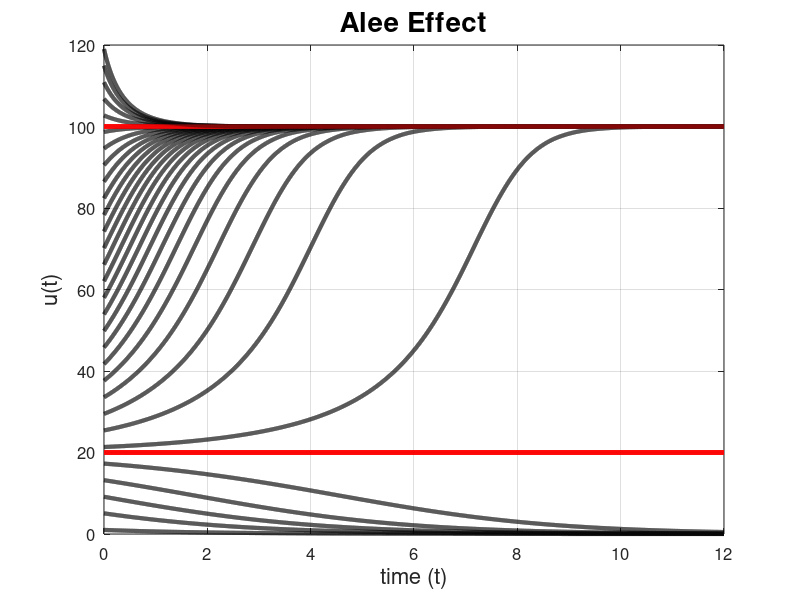

Write the MATLAB code that produced this figure.
%% Alee Effect
close all; clear; clc

% Discretize time
N     = 1e4; 
t_0   = 0;
t_end = 12;
t     = linspace(t_0, t_end, N);

% For loop over initial condition
u0_vec = linspace(1,119,30);
for i = 1:length(u0_vec)

    % Parameters
    k = .5;
    m = 20;
    M = 100;
    
    % Initial condition
    u0 = u0_vec(i);
    
    % Right hand side
    dudt = @(t,u) -k*u.*(1-u/m).*(1-u/M);
    
    % Numerically solve the IVP
    [t, u] = ode45(dudt, t, u0);    

    % Plot
    figure(1)
    plot(t,u,'k','linewidth',3)
    hold on
    plot(t,m*ones(size(t)),'r:','linewidth',3)
    plot(t,M*ones(size(t)),'r:','linewidth',3)
    set(gca, 'fontsize',12)
    title('Alee Effect','fontsize',20)
    xlabel('time (t)','fontsize',16)
    ylabel('u(t)','fontsize',16)
    grid on
    grid minor

end
